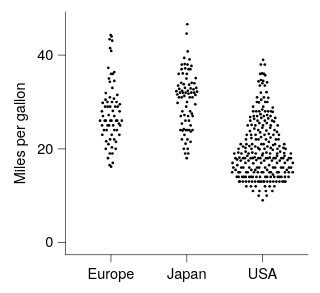

The specification (Vega-Lite) saved for this image:
### Vega-Lite specification from a JSON file in a GitHub repository (floating-point values rounded to 4 significant figures; data arrays with more than 128 entries replaced by an {"elided": "..."} marker saying what was removed)
{"background": null, "config": {"arc": {"fill": "#DBDBDB", "fillOpacity": 1.0, "innerRadius": 25.0, "padAngle": 0.03, "stroke": "black", "strokeOpacity": 1, "strokeWidth": 0.25}, "area": {"fill": "#DBDBDB", "fillOpacity": 1.0, "stroke": "black", "strokeOpacity": 1, "strokeWidth": 0.25}, "axis": {"domain": true, "domainCap": "round", "domainColor": "black", "domainWidth": 0.25, "grid": false, "gridCap": "round", "gridColor": "#F1F1F1", "gridDash": [0, 0], "gridOpacity": 1.0, "gridWidth": 0.25, "labelColor": "black", "labelFont": "Helvetica Neue, HelveticaNeue, Helvetica, Arial, sans-serif", "labelFontSize": 6, "labelFontStyle": "normal", "labelFontWeight": 400, "offset": 0, "ticks": true, "tickCap": "round", "tickColor": "black", "tickRound": false, "tickSize": 3, "tickWidth": 0.25, "titleColor": "black", "titleFont": "Helvetica Neue, HelveticaNeue, Helvetica, Arial, sans-serif", "titleFontSize": 6, "titleFontStyle": "normal", "titleFontWeight": 400}, "axisX": {"domain": true, "labelAlign": "center", "labelAngle": 0, "labels": true, "ticks": true, "translate": 0}, "axisY": {"domain": true, "labelAlign": "right", "labelAngle": 0, "labels": true, "ticks": true, "translate": 0}, "axisRight": {"domain": true, "labelAlign": "left", "labelAngle": 0, "labels": true, "ticks": true, "translate": 0}, "axisTop": {"domain": true, "labelAlign": "center", "labelAngle": 0, "labels": true, "ticks": true, "translate": 0}, "axisBand": {"tickOffset": 0}, "bar": {"fill": "#DBDBDB", "fillOpacity": 1.0, "stroke": "black", "strokeOpacity": 1, "strokeWidth": 0.25}, "boxplot": {"size": 9.0, "ticks": {"cornerRadius": 0.25, "fill": "black", "opacity": 1, "size": 4.5, "thickness": 0.25}, "box": {"fillOpacity": 1.0, "stroke": "black", "strokeOpacity": 1, "strokeWidth": 0.25}, "median": {"cornerRadius": 0, "fill": "black", "fillOpacity": 1.0, "opacity": 1, "size": 9.0, "thickness": 0.25}, "rule": {"fill": "black", "fillOpacity": 1.0, "size": 10.0, "stroke": "black", "strokeDash": [0, 0], "strokeOpacity": 1, "strokeWidth": 0.25}, "outliers": {"color": "black", "fill": "black", "fillOpacity": 1.0, "size": 0, "stroke": "black", "strokeOpacity": 1, "strokeWidth": 0.25}}, "circle": {"fill": "black", "fillOpacity": 1.0, "size": 1.25, "stroke": null, "strokeOpacity": 1, "strokeWidth": 0.25}, "errorband": {"band": {"fillOpacity": 0.6, "stroke": null, "strokeWidth": 0.25, "strokeOpacity": 1}, "borders": {"opacity": 0, "strokeOpacity": 1, "strokeWidth": 0.25}}, "errorbar": {"opacity": 1, "rule": {"strokeDash": [0, 0], "strokeWidth": 0.25}, "ticks": {"color": "black", "cornerRadius": 0.125, "opacity": 1, "size": 6.0, "thickness": 0.25}, "thickness": 0.25}, "font": "Helvetica Neue, HelveticaNeue, Helvetica, Arial, sans-serif", "geoshape": {"fill": "#DBDBDB", "fillOpacity": 1.0, "stroke": "black", "strokeOpacity": 1, "strokeWidth": 0.25}, "header": {"labelColor": "black", "labelFont": "Helvetica Neue, HelveticaNeue, Helvetica, Arial, sans-serif", "labelFontSize": 6, "labelFontStyle": "normal", "labelFontWeight": 400, "titleColor": "black", "titleFont": "Helvetica Neue, HelveticaNeue, Helvetica, Arial, sans-serif", "titleFontSize": 6, "titleFontStyle": "normal", "titleFontWeight": 400, "titlePadding": 0}, "legend": {"disable": false, "offset": 4.5, "titlePadding": 4, "labelOffset": 2, "gradientLabelOffset": 2, "columnPadding": 4, "rowPadding": 2, "gradientLength": 50.0, "gradientThickness": 5.0, "gradientOpacity": 1.0, "gradientStrokeColor": "black", "gradientStrokeWidth": 0.25, "labelColor": "black", "labelFont": "Helvetica Neue, HelveticaNeue, Helvetica, Arial, sans-serif", "labelFontSize": 6, "labelFontStyle": "normal", "labelFontWeight": 400, "strokeColor": "black", "strokeWidth": 0, "symbolSize": 36, "symbolStrokeColor": "black", "symbolStrokeWidth": 0.25, "titleColor": "black", "titleFont": "Helvetica Neue, HelveticaNeue, Helvetica, Arial, sans-serif", "titleFontSize": 6, "titleFontStyle": "normal", "titleFontWeight": 400}, "line": {"color": "black", "stroke": "black", "strokeCap": "butt", "strokeDash": [0, 0], "strokeOpacity": 1, "strokeWidth": 0.5}, "point": {"filled": true, "fill": "#DBDBDB", "fillOpacity": 1.0, "size": 5.0, "stroke": "black", "strokeOpacity": 1, "strokeWidth": 0.25}, "range": {"category": ["#B2B2B2", "#4A7CD3", "#008542", "#664CAF", "#509F98", "#636363", "#284F93", "#005226", "#382864", "#285753"], "diverging": {"scheme": ["#443E60", "#5F597E", "#7C759B", "#9994B6", "#B7B4CC", "#D6D5DC", "#F6F6F6", "#D1DAD9", "#A4C2BF", "#7AA9A4", "#578E89", "#37736E", "#1B5954"]}, "heatmap": {"scheme": ["#440154", "#472270", "#433E82", "#38598C", "#2C728E", "#238A8D", "#24A086", "#39B578", "#5DC862", "#96D646", "#CAE02D", "#FDE724"]}, "ordinal": {"scheme": ["#F1F1F1", "#DBDBDB", "#C6C6C6", "#B2B2B2", "#9D9D9D", "#898989", "#767676", "#636363", "#515151", "#404040", "#2F2F2F", "#1F1F1F"]}, "ramp": {"scheme": ["#440154", "#472270", "#433E82", "#38598C", "#2C728E", "#238A8D", "#24A086", "#39B578", "#5DC862", "#96D646", "#CAE02D", "#FDE724"]}}, "rule": {"color": "black", "stroke": "black", "strokeCap": "round", "strokeDash": [2, 2], "strokeOpacity": 1, "strokeWidth": 0.25}, "scale": {"barBandPaddingInner": 0.1, "rectBandPaddingInner": 0, "tickBandPaddingInner": 0.1, "bandPaddingOuter": 0.1, "bandWithNestedOffsetPaddingInner": 0.2, "bandWithNestedOffsetPaddingOuter": 0.2, "offsetBandPaddingInner": 0, "offsetBandPaddingOuter": 0, "continuousPadding": 5.0, "round": false}, "rect": {"fill": "#DBDBDB", "fillOpacity": 1.0, "stroke": "black", "strokeOpacity": 1, "strokeWidth": 0.25}, "square": {"fill": "#DBDBDB", "fillOpacity": 1.0, "size": 10.0, "stroke": "black", "strokeOpacity": 1, "strokeWidth": 0.25}, "text": {"color": "black", "font": "Helvetica Neue, HelveticaNeue, Helvetica, Arial, sans-serif", "fontSize": 6, "fontStyle": "normal", "fontWeight": 400}, "tick": {"color": "black", "cornerRadius": 0.125, "opacity": 1.0, "size": 9.0, "thickness": 0.25}, "title": {"anchor": "middle", "frame": "group", "color": "black", "font": "Helvetica Neue, HelveticaNeue, Helvetica, Arial, sans-serif", "fontSize": 6, "fontStyle": "normal", "fontWeight": 400, "subtitleColor": "black", "subtitleFont": "Helvetica Neue, HelveticaNeue, Helvetica, Arial, sans-serif", "subtitleFontSize": 6, "subtitleFontStyle": "normal", "subtitleFontWeight": 400}, "trail": {"color": "black", "opacity": 1, "size": 0.5}, "view": {"continuousWidth": 100, "continuousHeight": 100, "discreteWidth": 100, "discreteHeight": 100, "fill": null, "stroke": null, "strokeWidth": 0.25}}, "data": {"name": "data-5a2445e0fe6138d615eb8a3f94fc6a64"}, "mark": {"type": "circle"}, "encoding": {"x": {"field": "Origin", "title": null, "type": "nominal"}, "xOffset": {"field": "quasirandom_x", "scale": {"domain": [-66.26, 66.26]}, "type": "quantitative"}, "y": {"field": "Miles_per_Gallon", "title": "Miles per gallon", "type": "quantitative", "scale": {"nice": false}}}, "$schema": "https://vega.github.io/schema/vega-lite/v6.4.1.json", "datasets": {"data-5a2445e0fe6138d615eb8a3f94fc6a64": {"elided": "398 records"}}}
